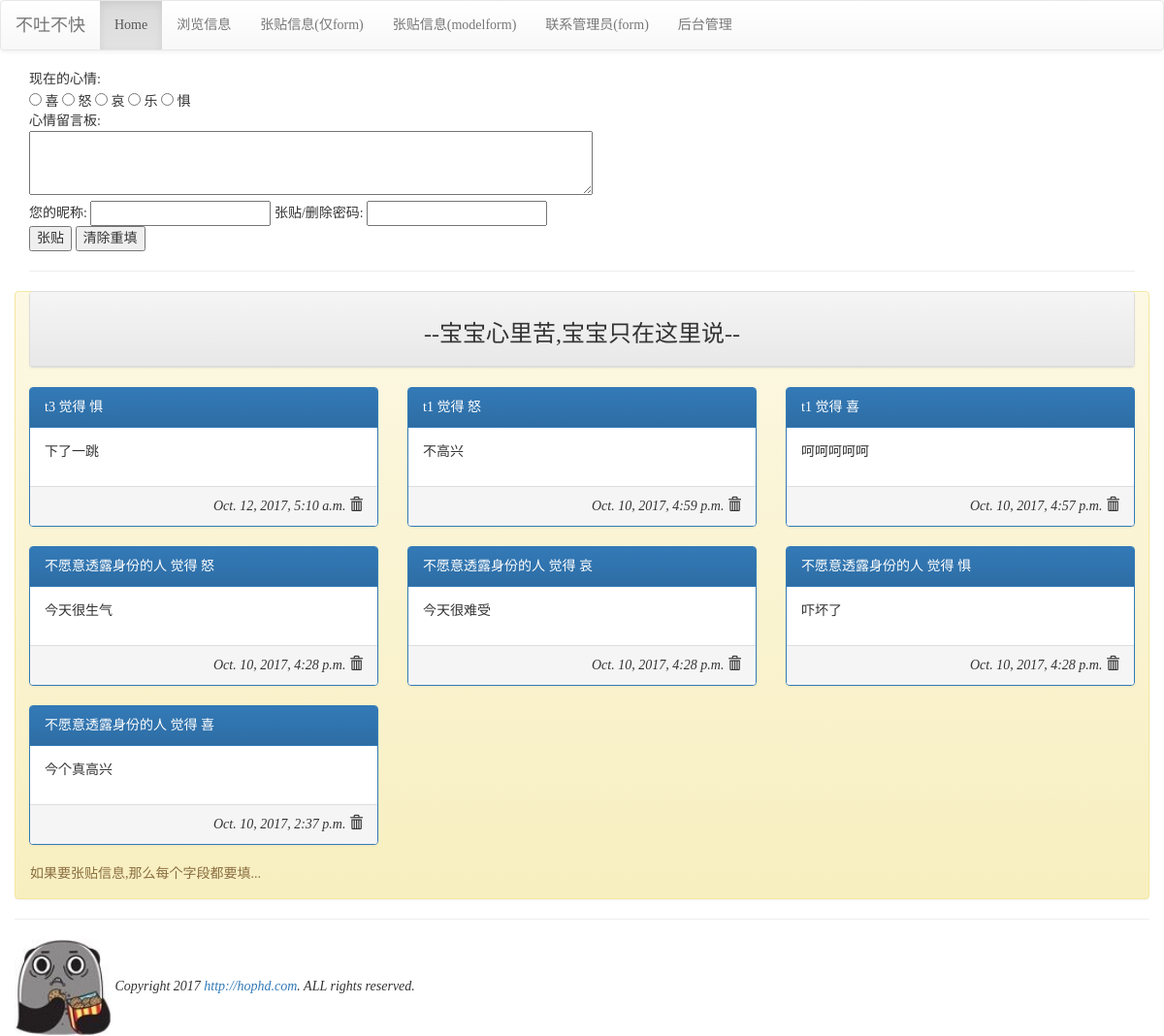
Before: / with the older database file.
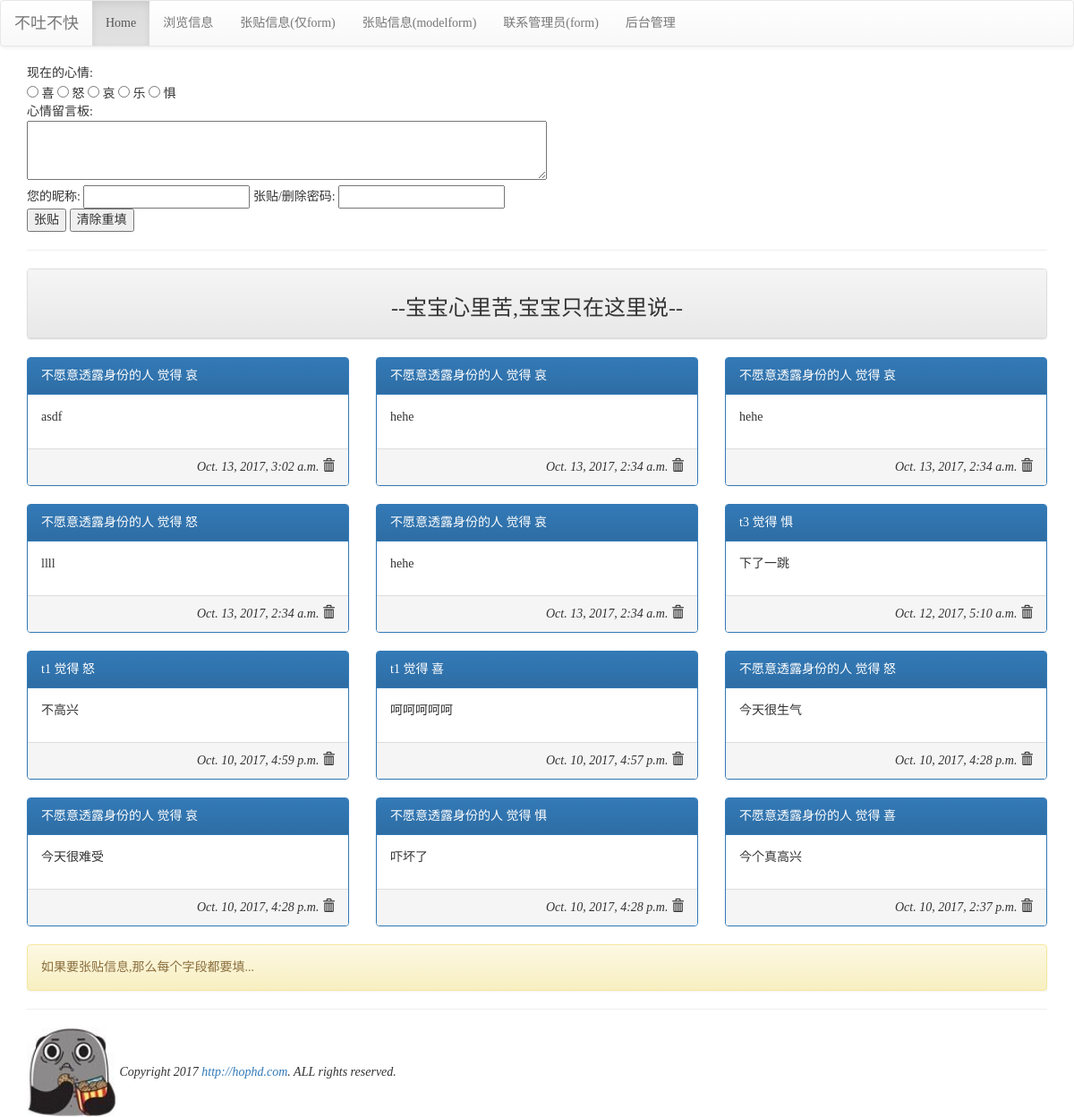
After: the same page with the newer database file.
### mysite/models.py (models this page shows, shortened)
class Mood(models.Model):
    status = models.CharField(max_length=10,null=False)
    def __unicode__(self):
        return self.status

class Post(models.Model):
    mood = models.ForeignKey('Mood',on_delete=models.CASCADE)
    nickname = models.CharField(max_length=10,default='不愿意透露身份的人')
    message = models.TextField(null=False)
    del_pass = models.CharField(max_length=10)
    pub_time = models.DateTimeField(auto_now=True)
    enabled = models.BooleanField(default=False)

### mysite/views.py (the view, shortened to what this page needs)
# urls.py: url(r'^$',views.index),
def index(request,pid=None,del_pass=None):
    template = get_template('index.html')
    posts = models.Post.objects.filter(enabled=True).order_by('-pub_time')[:30]
    moods = models.Mood.objects.all()
    try:
        user_id = request.GET['user_id']
        user_pass = request.GET['user_pass']
        user_post = request.GET['user_post']
        user_mood = request.GET['mood']
    except:
        user_id = None
        message = '如果要张贴信息,那么每个字段都要填...'
    html = template.render(locals())
    return HttpResponse(html)

### templates/index.html (shortened to what this page needs)
{% extends "base.html" %}
{% block content %}
<div class='container' align=left>
<form name='my form' action='/' method='GET'>
现在的心情:<br/>
{% for m in moods %}
<input type='radio' name='mood' value= '{{ m.status}}'> {{m.status}}
{% endfor %}
<br/>
心情留言板:<br/>
<textarea name='user_post' rows=3 cols=70></textarea><br/>
<lable for='user_id'>您的昵称:</label>
<input id='user_id' type=text name='user_id'>
<lable for='user_pass'>张贴/删除密码:</lable>
<input id='user_pass' type=password name='user_pass'><br/>
<input type='submit' value='张贴'>
<input type='reset' value='清除重填'><br/>
<hr>
</form>
<div class='row'>
     <div class='col-md-12'>
        <div class='panel panel-default'>
            <div class='panel-heading' align=center>
            <h3>--宝宝心里苦,宝宝只在这里说--</h3>
            </div>
        </div>
{% for p in posts %}
    {% cycle  "<div class='row'>  <div class='col-md-4'>"  "<div class='col-md-4'>" "<div class='col-md-4'>" %}
       <div class='panel panel-primary'>
            <div class='panel-heading'>{{ p.nickname }} 觉得 {{ p.mood }}</div>
            <div class='panel-body'>{{ p.message | linebreaks }}</div>
            <div class='panel-footer' align='right'><i><smll>{{ p.pub_time }}</small></i>
           <span class="glyphicon glyphicon-trash" onclick='go_delete({{ p.id }})'></span></div>
       </div>
      </div>
    {% cycle "" "" "</div>"%}
{% endfor %}
</div>
</div>
{% if message %}
  <div class='alert alert-warning'>{{ message}}</div>
{% endif %}
{% endblock %}

### templates/base.html (shortened to what this page needs)
<!DOCTYPE html>
<html>
<head>
<link rel="stylesheet" href="https://cdn.bootcss.com/bootstrap/3.3.7/css/bootstrap.min.css">
<link rel="stylesheet" href="https://cdn.bootcss.com/bootstrap/3.3.7/css/bootstrap-theme.min.css">
</head>
<body>
{% include "header.html" %}
{% block content %}{% endblock %}
{% include "footer.html" %}
</body>
</html>

### templates/header.html
<nav class='navbar navbar-default'>
    <div class='container-fluid'>
        <div class='navbar-header'>
            <div class='navbar-brand' align=center>
                不吐不快
            </div>
        </div>
        <ul class='nav navbar-nav'>
            <li class='active'><a href='/'>Home</a></li>
            <li ><a href='/list'>浏览信息</a></li>
            <li ><a href='/post'>张贴信息(仅form)</a></li>
            <li ><a href='/post2db'>张贴信息(modelform)</a></li>
            <li ><a href='/contact'>联系管理员(form)</a></li>
            <li><a href='/admin'>后台管理</a></li>
        </ul>
    </div>
</nav>

### templates/footer.html
<hr>
{% load staticfiles %}
<img src="{% static "images/logo.jpg" %}" width=100>
<em> Copyright 2017 <a href='http://hophd.com'>http://hophd.com</a>. ALL rights reserved.</em>

### templates/base.html (style rules this page uses)
h1,h2,h3,h4,h5,p,div { font-family: 微软雅黑 }

Changed rows visible on the page:
added Post: nickname "不愿意透露身份的人", mood "哀", message "asdf", pub_time "Oct. 13, 2017, 3:02 a.m."
added Post: nickname "不愿意透露身份的人", mood "哀", message "hehe", pub_time "Oct. 13, 2017, 2:34 a.m."
added Post: nickname "不愿意透露身份的人", mood "哀", message "hehe", pub_time "Oct. 13, 2017, 2:34 a.m."
added Post: nickname "不愿意透露身份的人", mood "怒", message "llll", pub_time "Oct. 13, 2017, 2:34 a.m."
added Post: nickname "不愿意透露身份的人", mood "哀", message "hehe", pub_time "Oct. 13, 2017, 2:34 a.m."
